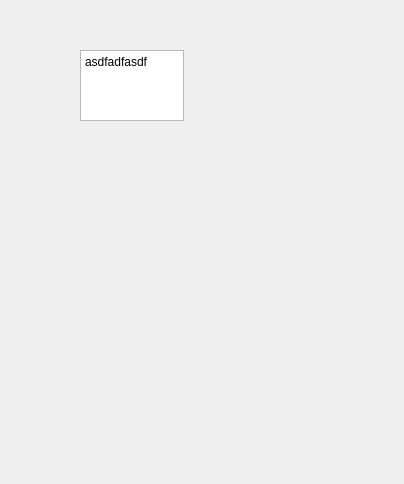
<?xml version="1.0" encoding="UTF-8"?>
<ui version="4.0">
 <class>Form</class>
 <widget class="QWidget" name="Form">
  <property name="geometry">
   <rect>
    <x>0</x>
    <y>0</y>
    <width>404</width>
    <height>484</height>
   </rect>
  </property>
  <property name="windowTitle">
   <string>Form</string>
  </property>
  <widget class="QPlainTextEdit" name="plainTextEdit">
   <property name="geometry">
    <rect>
     <x>80</x>
     <y>50</y>
     <width>104</width>
     <height>71</height>
    </rect>
   </property>
   <property name="plainText">
    <string>asdfadfasdf</string>
   </property>
  </widget>
 </widget>
 <resources/>
 <connections/>
</ui>
